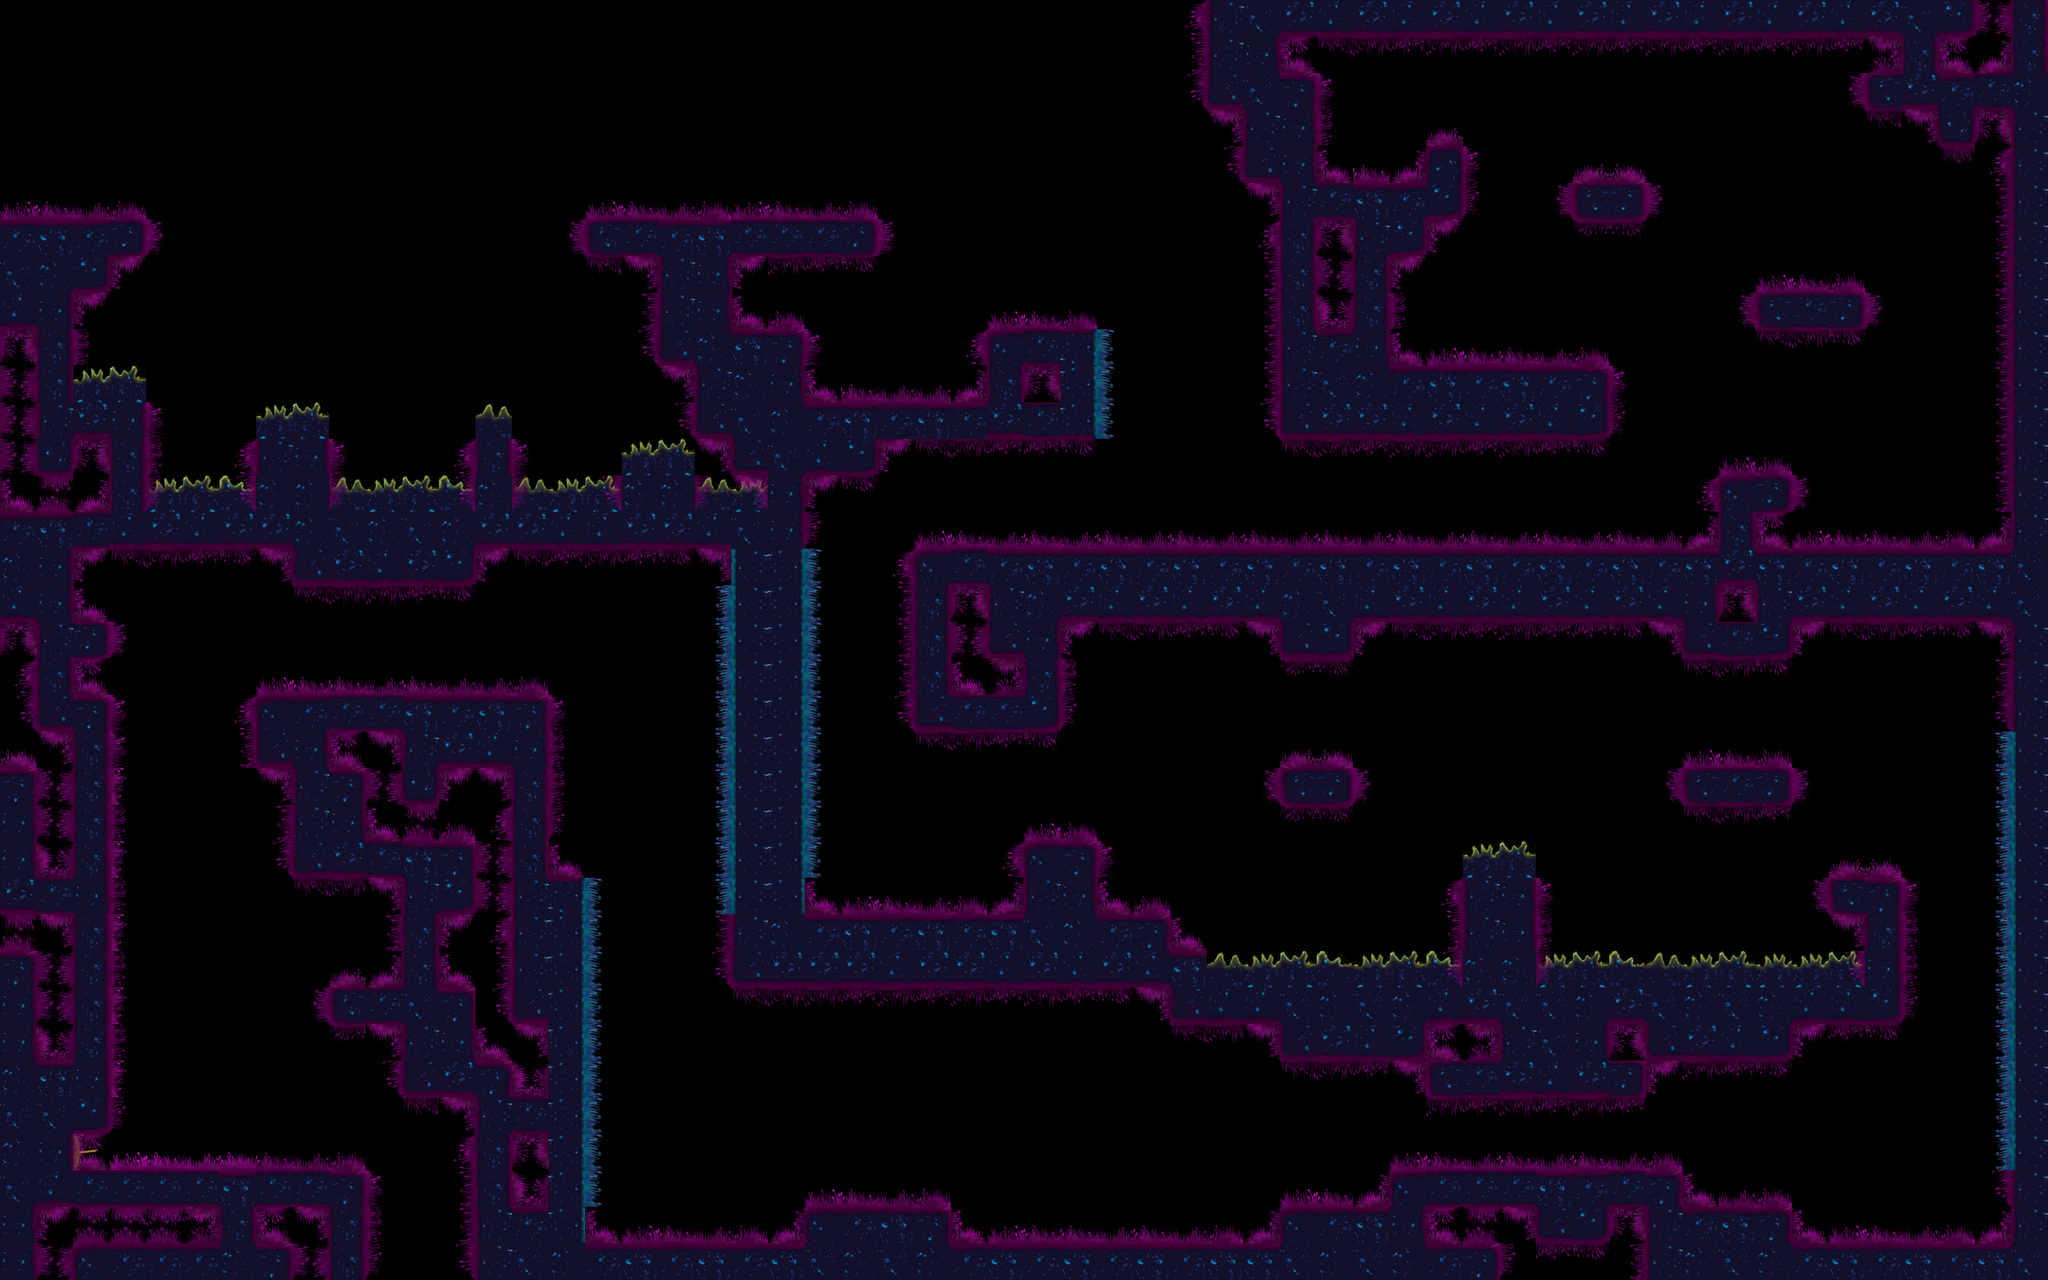

This is a level from a 2D game, rendered from its Tiled map with the project's own tilesets. A one-line summary and the map file follow, with tile-layer data summarised:
An orthogonal 56x35 tile map with 64x64 px tiles, 7 tile layers (elevator_s5, ground_elevator_s5, trap_s5, ground_01_s5, ...), 2 hidden layers not drawn.

<map version="1.5" tiledversion="1.5.0" orientation="orthogonal" renderorder="right-down" width="56" height="35" tilewidth="64" tileheight="64" infinite="0" nextlayerid="11" nextobjectid="1">
 <editorsettings>
  <export target="scene_05.json" format="json" />
 </editorsettings>
 <tileset firstgid="1" name="place_holder_scene_02" tilewidth="64" tileheight="64" tilecount="255" columns="17">
  <image source="assets/place_holder.png" width="1088" height="960" />
 </tileset>
 <layer id="9" name="door_explo_s5" width="56" height="35" visible="0">
  <data>[1960 cells, 3 non-empty, 3 distinct tile ids]</data>
 </layer>
 <layer id="10" name="grass_door_explo_s5" width="56" height="35" visible="0">
  <data>[1960 cells, 6 non-empty, 6 distinct tile ids]</data>
 </layer>
 <layer id="6" name="elevator_s5" width="56" height="35">
  <data>[1960 cells, 4 non-empty, 4 distinct tile ids]</data>
 </layer>
 <layer id="8" name="ground_elevator_s5" width="56" height="35">
  <data>[1960 cells, 10 non-empty, 10 distinct tile ids]</data>
 </layer>
 <layer id="5" name="trap_s5" width="56" height="35">
  <data>[1960 cells, 37 non-empty, 4 distinct tile ids]</data>
 </layer>
 <layer id="7" name="ground_01_s5" width="56" height="35">
  <data>[1960 cells, 532 non-empty, 34 distinct tile ids]</data>
 </layer>
 <layer id="1" name="ground_02_s5" width="56" height="35">
  <data>[1960 cells, 508 non-empty, 18 distinct tile ids]</data>
 </layer>
 <layer id="3" name="wall_s5" width="56" height="35">
  <data>[1960 cells, 45 non-empty, 4 distinct tile ids]</data>
 </layer>
 <layer id="2" name="lever_s5" width="56" height="35">
  <data>[1960 cells, 1 non-empty, 1 distinct tile ids]</data>
 </layer>
</map>